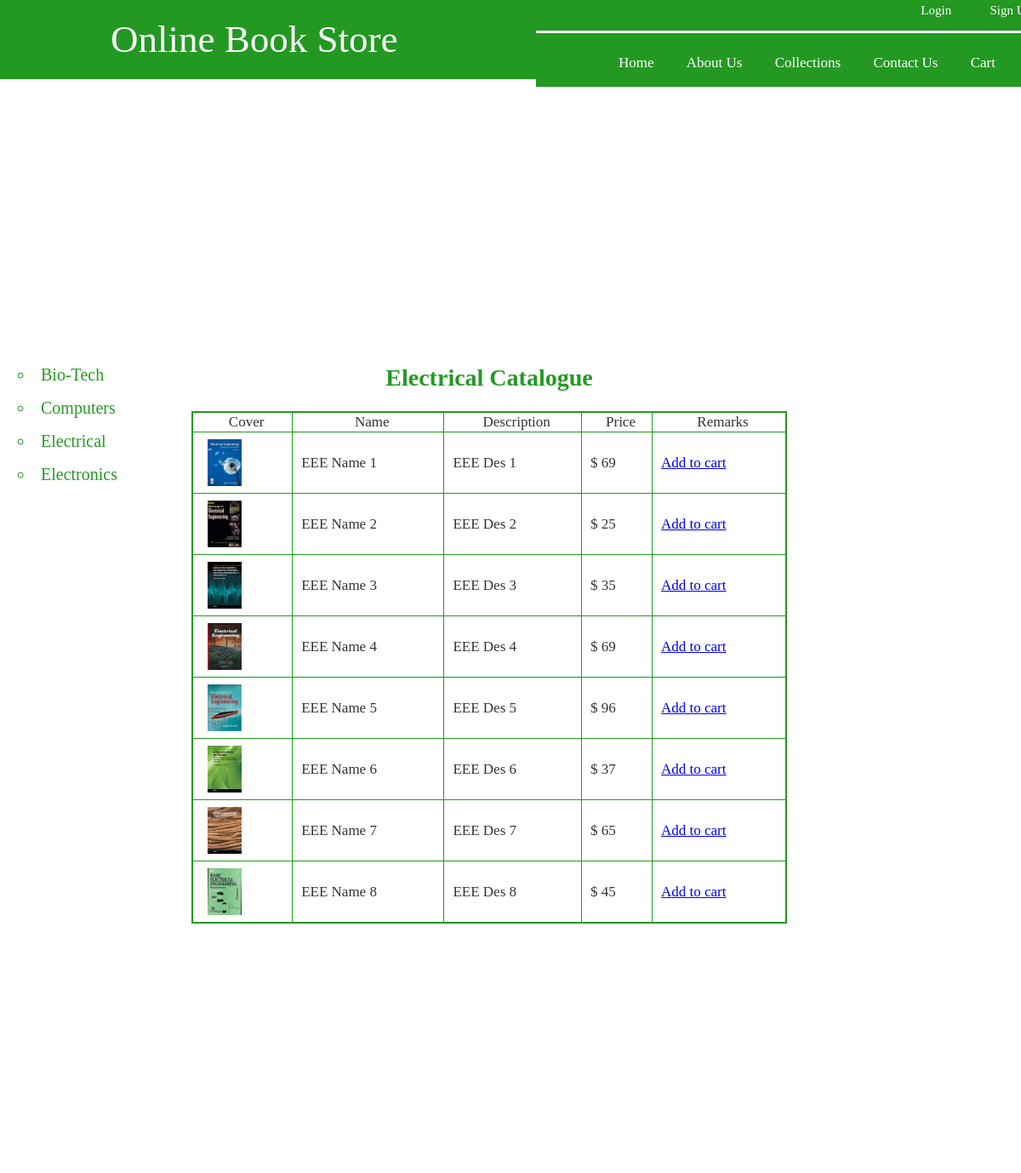
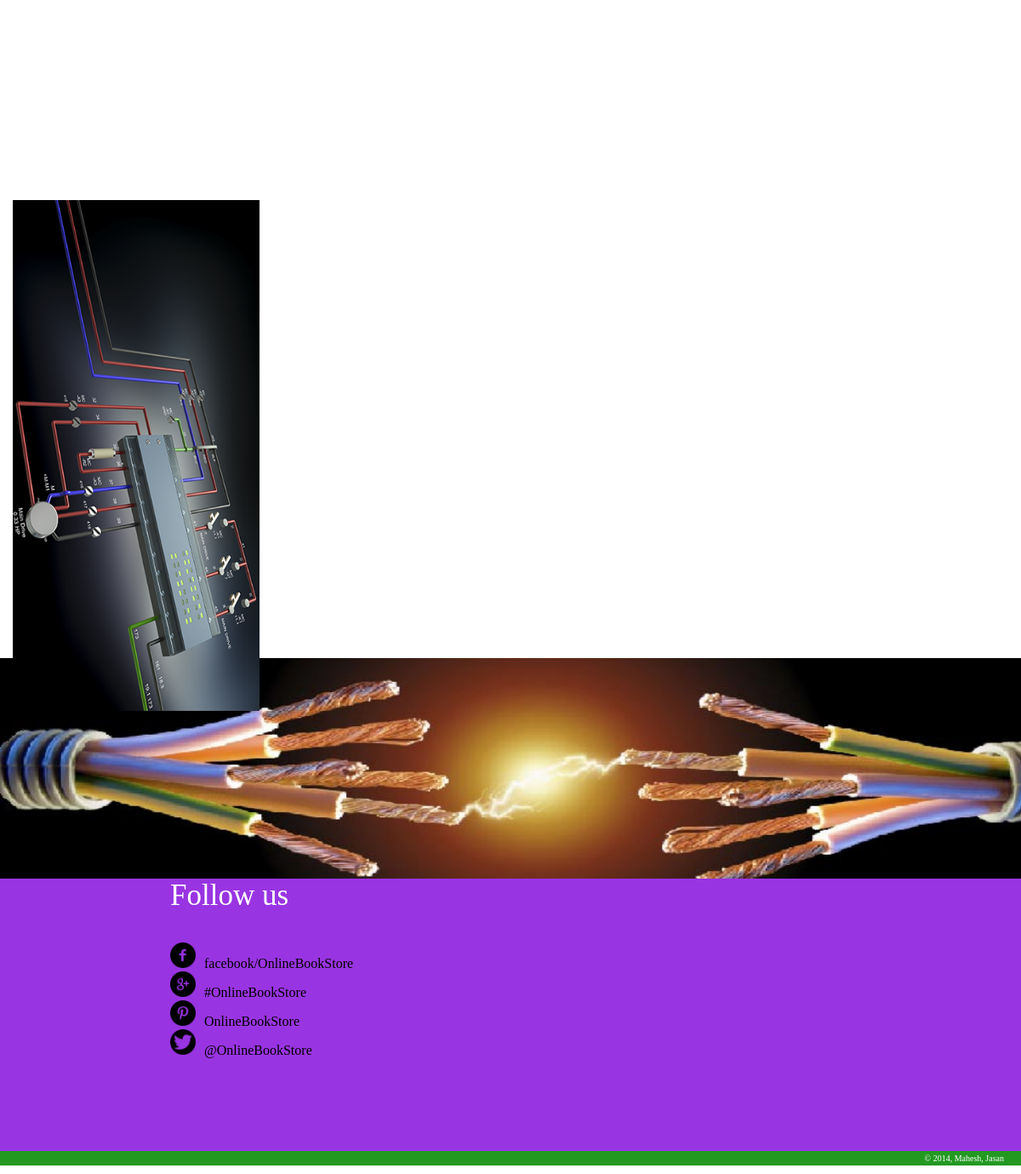
The app's page /electrical.php with its own data (2 pictures, top to bottom).
### tables this page shows
CREATE TABLE IF NOT EXISTS `products` (
  `id_product` int(11) NOT NULL AUTO_INCREMENT,
  `name` varchar(100) NOT NULL,
  `description` varchar(250) NOT NULL,
  `price` decimal(6,0) NOT NULL,
  `cat` text NOT NULL,
  PRIMARY KEY (`id_product`)
);

### productseee.php (the view, shortened to what this page needs)
<div id="hello"><center>
	<h2>Electrical Catalogue</h2>
		<table style="width:700px;">
		<tr  align="center">
		<td>Cover</td>
		<td >Name</td>
		<td >Description</td>
		<td >Price</td>
		<td >Remarks</td>
		</tr>
	<tr>
		<?php
			$sql= "select * from products where cat='eee' ORDER BY name ASC";
			$query= mysql_query($sql);
			while($row=mysql_fetch_array($query))
			{
			?>
			<tr>
				<td><img src="images/eee/<?php echo $row['id_product']?>.jpg " style="height:55px;width:40px;"></td>
				<td><?php echo $row['name'] ?></td>
				<td><?php echo $row['description'] ?></td>
				<td>$ <?php echo $row['price'] ?></td>
				<td><a href="electrical.php?page=productseee&action=add&id=<?php echo $row['id_product'] ?>">Add to cart</a></td>
			</tr>
		<?php
			}
		?>
	</tr>
</table>
</center></div>

### tst.css (style rules this page uses)
body { margin:0 auto; font-family: Segoe UI Light; }
#content img { width:305px; padding-top:2px; padding-right: 70px; height: 160px; float: left; }
#content table { font-size: 17px; }
#content td { font-family: segoe UI Light; color: #333; }
#content h2 { font-family: Segoe UI Light; font-size: 28px; color: #239922; }
#hello table { border-collapse:collapse; border:2px solid #239922; padding:5px; }
#hello td,th { border-collapse:collapse; border:1px solid #239922; padding-left: 10px; }
#hello img { padding: 7px; width: 80px; height: 100px; }

### records on screen
products: shows a picture, name "EEE Name 1", description "EEE Des 1", price "69"
products: shows a picture, name "EEE Name 2", description "EEE Des 2", price "25"
products: shows a picture, name "EEE Name 3", description "EEE Des 3", price "35"
products: shows a picture, name "EEE Name 4", description "EEE Des 4", price "69"
products: shows a picture, name "EEE Name 5", description "EEE Des 5", price "96"
products: shows a picture, name "EEE Name 6", description "EEE Des 6", price "37"
products: shows a picture, name "EEE Name 7", description "EEE Des 7", price "65"
products: shows a picture, name "EEE Name 8", description "EEE Des 8", price "45"
